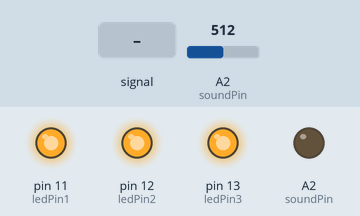
Recording of a sketch running on a simulated Arduino Uno, built with avr-gcc and run on an emulated ATmega328P. Shown: output pins drawn as LEDs (lit = HIGH). Dashed ring = blinking. The test bench sets the inputs (shaded band); at power-on: A2 (soundPin) = 512.

Above: at 1.2 s.
1.3 s: A2 (soundPin) set to 105
2.9 s: A2 (soundPin) set to 90
At 3.35 s:
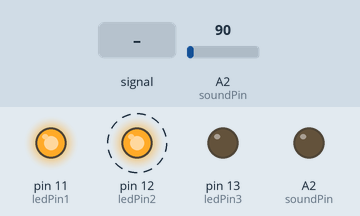
5.9 s: A2 (soundPin) fed a 200 Hz sine of ±81 counts around its level
At 8.0 s:
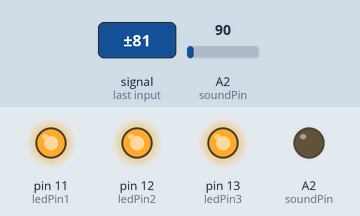
8.9 s: A2 (soundPin) set to 10
At 9.4 s:
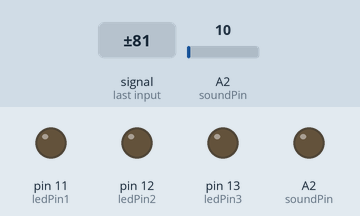
10.6 s: A2 (soundPin) set to 17
12.1 s: A2 (soundPin) set to 22
At 12.6 s:
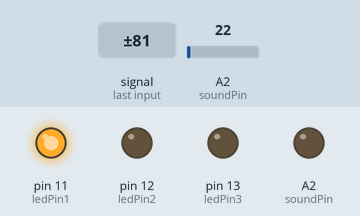
Timing chart, 0 to 15.1 s (numbered marks = the images above; inputs shaded):
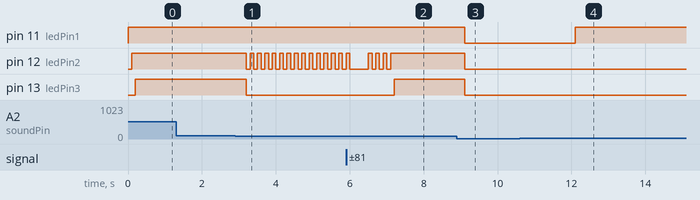

Measured:
- the behaviour switches between 100 and 99 on A2 (soundPin) (found by bisection; images 0 and 1)
- the behaviour switches between 19 and 20 on A2 (soundPin) (found by bisection; images 3 and 4)
- after the input at 1.3 s, every drawn part: stays the same
- after the input at 2.9 s, pin 12 (ledPin2): alternates HIGH for 0.10 s and LOW for 0.10 s, starting after 0.30 s; pin 13 (ledPin3): HIGH → LOW after 0.30 s
- after the input at 5.9 s, pin 13 (ledPin3): LOW → HIGH after 1.3 s
- after the input at 8.9 s, pin 11 (ledPin1), pin 12 (ledPin2), pin 13 (ledPin3): HIGH → LOW after 0.21 s
- after the input at 10.6 s, every drawn part: stays the same
- after the input at 12.1 s, pin 11 (ledPin1): LOW → HIGH at once

The sketch:

sketch_jun02a2019.ino
```cpp
const int ledPin1=11; //specify the pin locations on the arduino micro crontroller
const int ledPin2=12; //
const int ledPin3=13; //
const int soundPin=A2; //same thing here, just on the other side of the arduino, A stands for analog
const int limit1=20; //this is the limit that i've chosen for the first led. the value that is stored is going to be compared to raw data from the sound sensor itself
const int limit2=60; //this one has a higher threshold
const int limit3=100;//this one has the highest threshold
const int waitTime=100; //establish a 100 millisecond wait time for later use.

void setup() {  //set up the pins you want to use for all the LED's and the sensor pin
  pinMode(ledPin1,OUTPUT); //all of these pins are going to OUTPUT some kind of value, we're going to use digitalWrite to write HIGH (5v) to a specified pin!
  pinMode(ledPin2,OUTPUT); //
  pinMode(ledPin3,OUTPUT); //
  pinMode(soundPin,OUTPUT); //
}

void loop() {
  int soundSensor=analogRead(soundPin); //reads the value the sensor is outputting and assigns it to a variable. ideally you'd want to create a simple equation to convert the raw data from the sensor to a tangible set of numbers, but in this case the raw data from the sensor is very managable.

  if(soundSensor>=limit1){  //if the sensor produces a value greater than limit1 variable write the led pin high. if not, write low
    digitalWrite(ledPin1,HIGH);
    delay(waitTime);
  }else{
    digitalWrite(ledPin1,LOW);
    }

  if(soundSensor>=limit1 && soundSensor>=limit2){ //same as the if statement above, but both of the values in the if statement need to be true for the rest of the code to execute
    digitalWrite(ledPin1,HIGH);
    digitalWrite(ledPin2,HIGH);
    delay(waitTime);
  }else{
    digitalWrite(ledPin1,LOW);
    digitalWrite(ledPin2,LOW);
    }

  if(soundSensor>=limit1 && soundSensor>=limit2 && soundSensor>=limit3){ //same as the if statement above, but now 3 values need to be met to execute the rest of the code
    digitalWrite(ledPin1,HIGH);
    digitalWrite(ledPin2,HIGH);
    digitalWrite(ledPin3,HIGH);
    delay(waitTime);

  }else{
    digitalWrite(ledPin1,LOW);
    digitalWrite(ledPin2,LOW);
    digitalWrite(ledPin3,LOW);
  }
}

//thats pretty much it, untill further refactoring this aught to give you a good base to tinker with, thank you!
```
